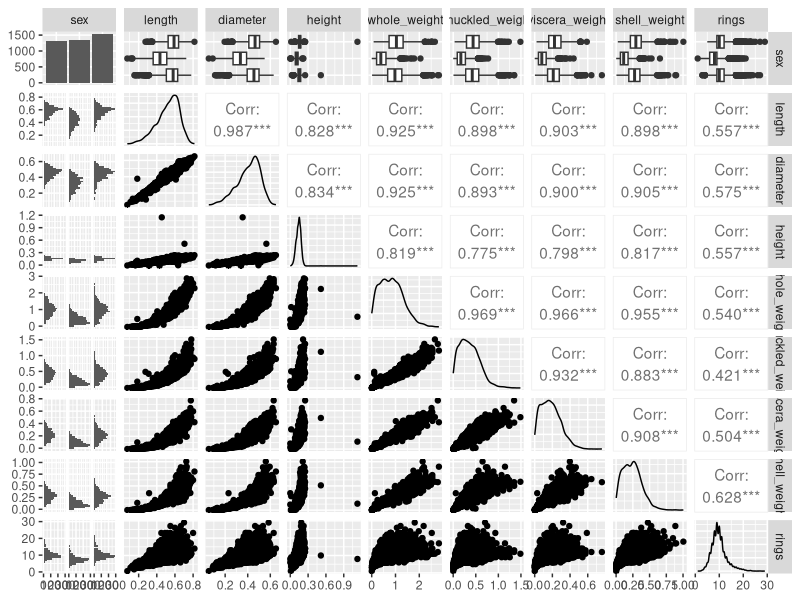

Source code (R): (Note: this script raises an error after producing the figure.)
## ---- chunk 1
abal <- read.csv(file="abalone.csv")
library(GGally)
library(tidyverse)
ggpairs(abal)
glimpse(abal)
newAbal <- abal[order(-abal$height),]
#removing height outlier
newAbal = newAbal[-1,]
abal <- newAbal

## ---- chunk 2
p1 = ggplot(abal, aes(x = Height,
                          y = Rings)) +
  geom_point(size = 3) +
  theme_classic(base_size = 30) +
  labs(y = "Rings",
       x = "Height") +
  geom_smooth(method = "lm", se = FALSE)
p1
## ---- chunk 3
library(tidyverse)
library(ggfortify)
library(GGally)
abalone = abal
glimpse(abalone)

summary(abalone)

#plot(data)
ggpairs(abalone)

model1_full = lm(rings ~ ., data = abalone)
summary(model1_full)

drop1(model1_full)

model2 <- update(model1_full, . ~ . -shuckled_weight)
summary(model2)
drop1(model2)

data_step = step(model1_full, direction = "backward", trace = T)
#Multiple Linear Regression generated using step-wise method
summary(data_step)

#Multiple Linear Regression using
library(leaps)
regsubset.out = regsubsets(rings ~ ., data = abalone, method = "exhaustive")
sum = summary(regsubset.out)

plot(sum$rsq, xlab = "num variables", ylab = "R square", type = "b")

plot(sum$cp, xlab = "num variables", ylab = "cp", type = "b")

sum
